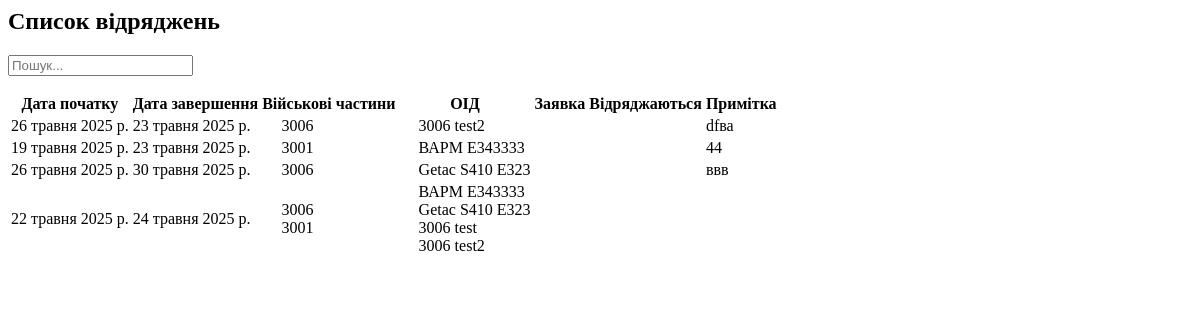
Before: /oids/trip_list/ with the older database file.
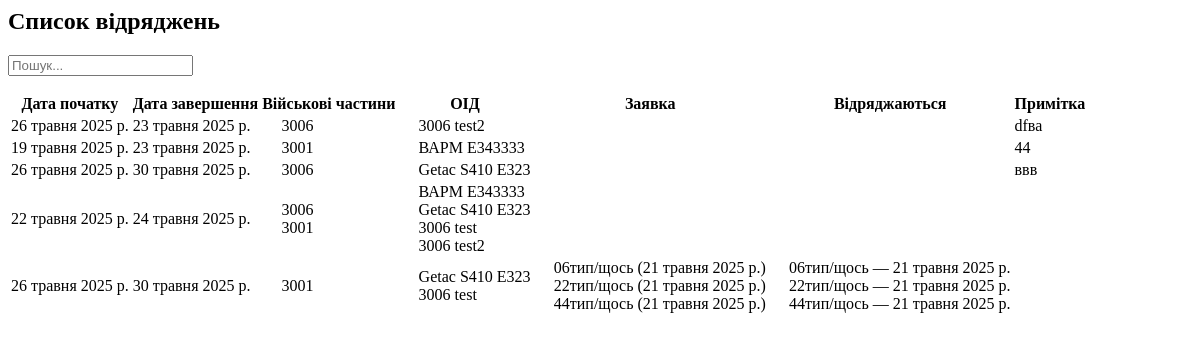
After: the same page with the newer database file.
### oids/models.py (models this page shows, shortened)
class Trip(models.Model):
    units = models.ManyToManyField(Unit, verbose_name="Військові частини")
    oids = models.ManyToManyField(OID, verbose_name="Об’єкти інформаційної діяльності")
    work_requests = models.ManyToManyField(WorkRequest, verbose_name="Заявки на проведення робіт")
    start_date = models.DateField(verbose_name="Дата початку")
    end_date = models.DateField(verbose_name="Дата завершення")
    persons = models.ManyToManyField(Person, verbose_name="Відряджаються")
    purpose = models.TextField(blank=True, null=True, verbose_name="Примітка")

class Unit(models.Model):  # Військова частина
    MANAGEMENT_UNIT_CHOICES = [
        ('ПівнічнеТУ', 'ПівнічнеТУ'),
        ('ПівденнеТУ', 'ПівденнеТУ'),
        ('ЗахіднеТУ', 'ЗахіднеТУ'),
        ('СхіднеТУ', 'СхіднеТУ'),
        ('ЦентральнеТУ', 'ЦентральнеТУ'),
    ]
    management_unit = models.CharField(max_length=50, choices=MANAGEMENT_UNIT_CHOICES, verbose_name="Управління")
    name = models.CharField(max_length=255, verbose_name="Військова частина")
    city = models.CharField(max_length=25, verbose_name="Місто")
    distance = models.CharField(max_length=10, verbose_name="відстань КМ")
    directionGroup = models.CharField(max_length=10, verbose_name="грапа частин в які часто їдимо")

class OID(models.Model):  # Об'єкт інформаційної діяльності
    name = models.CharField(max_length=255, verbose_name="Назва")
    unit = models.ForeignKey(Unit, on_delete=models.CASCADE, verbose_name="Військова частина")
    room = models.CharField(max_length=255, verbose_name="Приміщення №")  # address -> room
    note = models.TextField(verbose_name="Примітка", blank=True, null=True)  # purpose -> note
    oid_type = models.CharField(max_length=10, choices=OIDTypeChoices.choices, default=OIDTypeChoices.PC, verbose_name="Тип ОІД")
    status = models.CharField(max_length=30, choices=OIDStatusChoices.choices, default=OIDStatusChoices.NEW, verbose_name="Поточний стан ОІД")
    created_by_document = models.OneToOneField(
        'Document',
        on_delete=models.SET_NULL,
        null=True,
        blank=True,
        related_name='first_doc_for_oid',
        verbose_name="Перший документ (Атестація/ІК)"
    )
    latest_document = models.ForeignKey(
        'Document',
        on_delete=models.SET_NULL,
        null=True,
        blank=True,
        related_name='latest_doc_for_oid',
        verbose_name="Останній документ"
    )

class WorkRequest(models.Model):  # Заявка на проведення робіт
    unit = models.ForeignKey('Unit', on_delete=models.CASCADE, verbose_name="Військова частина")
    work_type = models.CharField(max_length=20, choices=WorkTypeChoices.choices, default=WorkTypeChoices.IK, verbose_name="Тип роботи")
    oids = models.ManyToManyField('OID', verbose_name="Об’єкти інформаційної діяльності")
    incoming_number = models.CharField(verbose_name="Вхідний номер заявки", max_length=50)
    incoming_date = models.DateField(verbose_name="Дата заявки")
    note = models.TextField(verbose_name="Примітки", blank=True, null=True)
    status = models.CharField(max_length=30, choices=WRequestStatusChoices.choices, default=WRequestStatusChoices.NEW, verbose_name="Поточний стан заявки")

### oids/views.py (the view)
# urls.py: path('trip_list/', views.trip_list, name='trip-list'),
def trip_list(request):
    query = request.GET.get("q", "")
    trips = Trip.objects.all()
    if query:
        trips = trips.filter(
            Q(purpose__icontains=query) |
            Q(units__name__icontains=query) |
            Q(oids__name__icontains=query)
        ).distinct()
    return render(request, 'trip_list.html', {'trips': trips})

### oids/templates/trip_list.html
{% load static %}
{% block content %}
<h2>Список відряджень</h2>
<form method="get" class="mb-3">
  <input type="text" name="q" placeholder="Пошук..." value="{{ request.GET.q }}" class="form-control" />
</form>
<table class="table table-striped table-bordered">
  <thead class="thead-dark">
    <tr>
      <th>Дата початку</th>
      <th>Дата завершення</th>
      <th>Військові частини</th>
      <th>ОІД</th>
      <th>Заявка</th>
      <th>Відряджаються</th>
      <th>Примітка</th>
    </tr>
  </thead>
  <tbody>
    {% for trip in trips %}
    <tr>
      <td>{{ trip.start_date }}</td>
      <td>{{ trip.end_date }}</td>
      <td>
        <ul style="margin: 0; padding-left: 1.2em; list-style: none;">
          {% for unit in trip.units.all %}
          <li>
            {{ unit.name }}{% if not forloop.last %} {% endif %}<br>
          </li>
          {% endfor %}
        </ul>
      </td>
      <td>
        <ul style="margin: 0; padding-left: 1.2em; list-style: none;">
          {% for oid in trip.oids.all %}
          <li>
            {{ oid.name }}{% if not forloop.last %} {% endif %}<br>
          </li>
          {% endfor %}
        </ul>
      </td>
<td>
  <ul style="margin: 0; padding-left: 1.2em; list-style: none;">
    {% for request in trip.work_requests.all %}
      <li>{{ request.incoming_number }} ({{ request.incoming_date }}){% if not forloop.last %} {% endif %}</li>
    {% endfor %}
  </ul >
</td>
      <td>
         <ul style="margin: 0; padding-left: 1.2em; list-style: none;">
    {% for request in trip.work_requests.all %}
      <li>{{ request.incoming_number }} — {{ request.incoming_date }}</li>
    {% endfor %}
  </ul>
      </td>
      <td>{{ trip.purpose }}</td>
    </tr>
    {% empty %}
    <tr>
      <td colspan="7" class="text-center">Немає записів</td>
    </tr>
    {% endfor %}
  </tbody>
</table>
{% endblock %}

Changed rows visible on the page:
added Trip: start_date "26 травня 2025 р.", end_date "30 травня 2025 р.", Unit (name "3001"), OID (name "Getac S410 E323"), OID (name "3006 test")
now on this page (row unchanged): WorkRequest: incoming_number "06тип/щось", incoming_date "21 травня 2025 р."
now on this page (row unchanged): WorkRequest: incoming_number "22тип/щось", incoming_date "21 травня 2025 р."
now on this page (row unchanged): WorkRequest: incoming_number "44тип/щось", incoming_date "21 травня 2025 р."
